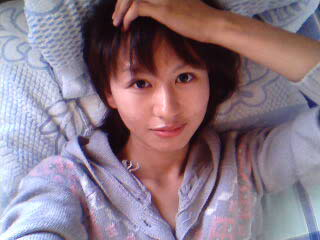
//> input picture Learning OpenCV/Chapter 4 - HighGUI/Debug/ChenLi.jpg, 320 x 240 px
$ ./Exercise_4_3_a Debug/ChenLi.jpg   (built with g++ and OpenCV 4)
//> lines starting //> are read from the running program, lines starting //| are printed output that depends on the picture; after the words box and inside, x2 and y2 are one past the last pixel; in counts of white or black regions, pixels touching at a corner belong together
#include <cv.h>
#include <highgui.h>

CvRect box;
bool drawing_box = false;
bool drawn_box = false;

void highlight_region(
	IplImage* image,
	CvRect box
	) {

	CvScalar highlight_color = CV_RGB( 100, 100, 100 );
	CvScalar border_color = CV_RGB( 20, 20, 100 );

	cvRectangle(
		image,
		cvPoint(box.x, box.y),
		cvPoint(box.x+box.width, box.y+box.height),
		border_color
	);

	cvSetImageROI ( image, box );
	// cvAddS( image, highlight_color, image );

	cvResetImageROI ( image );
}

void my_mouse_callback(
	int event, int x, int y, int flags, void* param
	) {
	IplImage* image = (IplImage*) param;

	switch ( event ) {
		case CV_EVENT_MOUSEMOVE: {
			if ( drawing_box ) {
				drawn_box = false;

				box.width = x - box.x;
				box.height = y - box.y;
			}
		}
		break;
		case CV_EVENT_LBUTTONDOWN: {
			drawing_box = true;
			// drawn_box = false;
			box = cvRect( x, y, 0, 0 );
		}
		break;
		case CV_EVENT_LBUTTONUP: {
			drawing_box = false;
			drawn_box = true;
			if ( box.width < 0 ) {
				box.x += box.width;
				box.width *= -1;
			}
			if ( box.height < 0 ) {
				box.y += box.height;
				box.height *= -1;
			}
			highlight_region( image, box );
		}
		break;
	}
}

int main( int argc, char** argv ) {
	if ( argc >= 2 ) {
		cvNamedWindow( argv[1], CV_WINDOW_AUTOSIZE );

		IplImage* img = cvLoadImage( argv[1] );
//> img is the input picture: 240 rows x 320 cols, CV_8UC3; mean B, G, R 132.8, 119.9, 139
		IplImage* temp = cvCreateImage(
			cvSize(img->width, img->height),
			img->depth,
			img->nChannels
		);

		cvCopyImage( img, temp );

		cvSetMouseCallback(
			argv[1],
			my_mouse_callback,
			(void*) temp
		);

		while ( 1 ) {
			if ( drawn_box ) {
				highlight_region( temp, box );
			}
			if ( drawing_box) {
				cvCopyImage( img, temp );

				// highlight_region( temp, box );
			}

			cvShowImage( argv[1], temp );

			if ( cvWaitKey( 33 ) == 27 ) {
//> the left mouse button is pressed at (80, 60)
//> the mouse is dragged to (160, 120)
//> the mouse is dragged to (240, 180)
//> the button is released at (240, 180)
//> in highlight_region, `cvRectangle( image, cvPoint(box.x, box.y), cvPoint(box.x+box.width, bo..`:
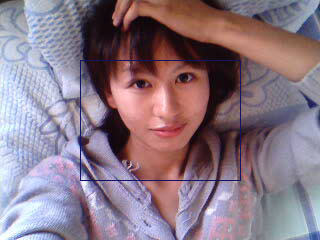
//> image: 240 rows x 320 cols, CV_8UC3; 0.73% of pixels changed, all inside (x1, y1, x2, y2) = (80, 60, 241, 181)
//> call 2 of highlight_region, with box = Rect(80, 60, 160, 120)
//> in highlight_region (call 2), `cvSetImageROI ( image, box );`:
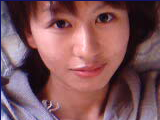
//> image: 120 rows x 160 cols, CV_8UC3; mean B, G, R 90, 84.5, 127.3
//> the Esc key is pressed
				break;
			}
		}

		cvReleaseImage( &img );
		cvReleaseImage( &temp );
		cvDestroyWindow( argv[1] );
	} else {
		exit( 0 );
	}

	return 0;
}
